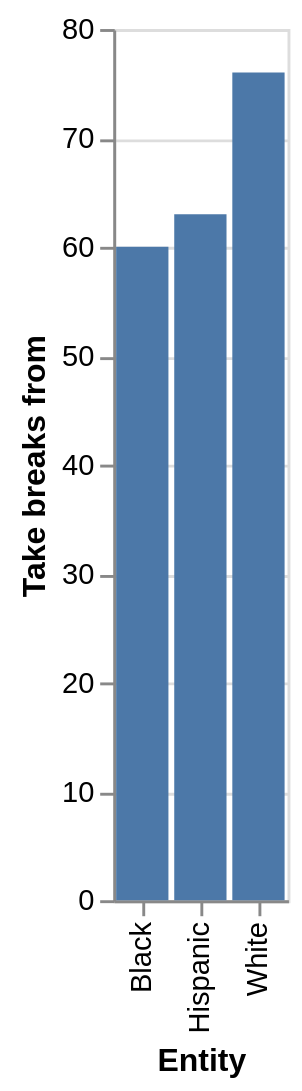

Vega-Lite specification for this chart:
### Vega-Lite specification from a JSON file in a GitHub repository (floating-point values rounded to 4 significant figures)
{"$schema": "https://vega.github.io/schema/vega-lite/v5.json", "description": "Bar chart auto-generated from CSV", "data": {"values": [{"Entity": "Black", "Take breaks from": "60", "Stay tuned in to": "39"}, {"Entity": "Hispanic", "Take breaks from": "63", "Stay tuned in to": "36"}, {"Entity": "White", "Take breaks from": "76", "Stay tuned in to": "23"}]}, "mark": "bar", "encoding": {"x": {"field": "Entity", "type": "ordinal"}, "y": {"field": "Take breaks from", "type": "quantitative"}}}
